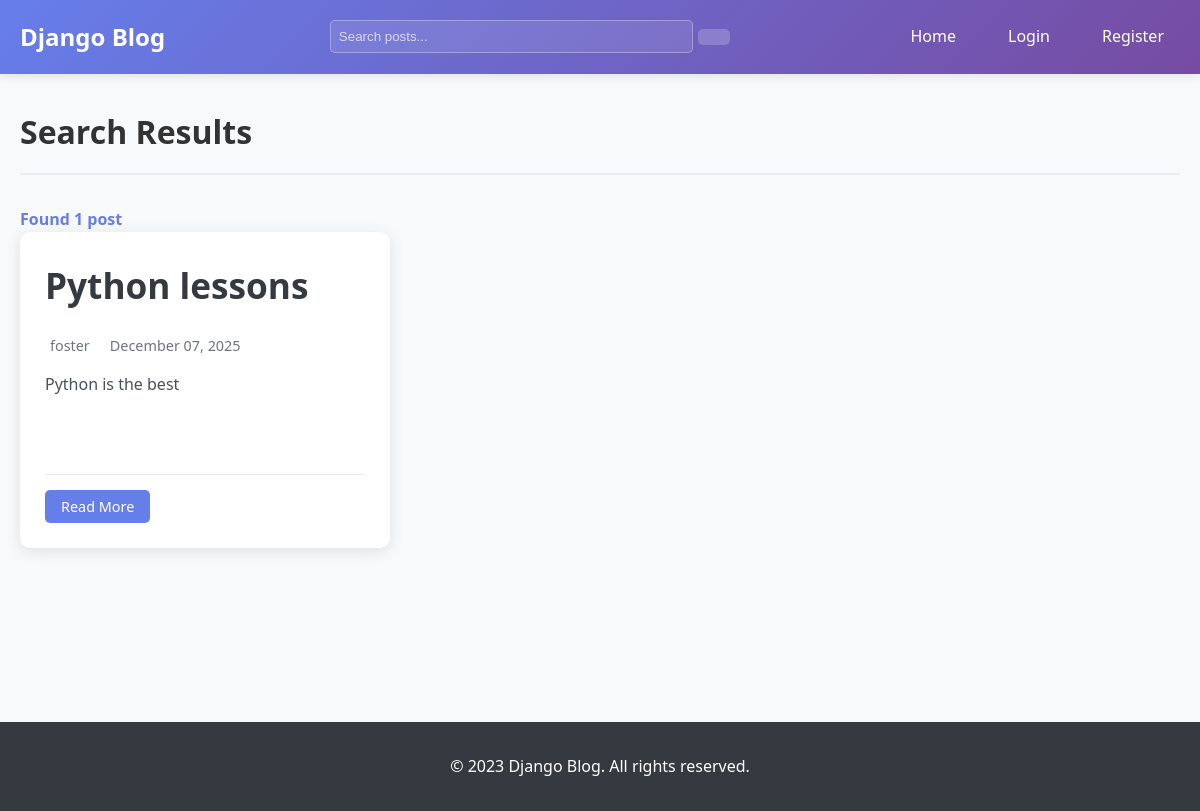
The app's page /search/ with its own data.
### blog/models.py (models this page shows, shortened)
class Post(models.Model):
    title = models.CharField(max_length=200)
    content = models.TextField()
    published_date = models.DateTimeField(default=timezone.now)
    author = models.ForeignKey(User, on_delete=models.CASCADE)
    updated_date = models.DateTimeField(auto_now=True)
    tags = models.ManyToManyField('Tag', related_name='posts', blank=True)
    taggit_tags = TaggableManager(blank=True, related_name='tagged_posts')  # django-taggit integration
    def excerpt(self):
        return self.content[:150] + "..." if len(self.content) > 150 else self.content
    class Meta:
        ordering = ['-published_date']

### blog/views.py (the view)
# urls.py: path('search/', views.search_posts, name='search_posts'),
def search_posts(request):
    query = request.GET.get('q', '')
    posts = Post.objects.all()
    if query:
        posts = posts.filter(
            Q(title__icontains=query) |
            Q(content__icontains=query) |
            Q(tags__name__icontains=query)
        ).distinct()
    context = {
        'posts': posts,
        'query': query,
    }
    return render(request, 'blog/search_results.html', context)

### blog/templates/blog/search_results.html (shortened to what this page needs)
{% extends 'blog/base.html' %}
{% block content %}
<div class="search-results-container">
  <div class="search-header">
    <h1> Search Results</h1>
  </div>
  {% if posts %}
  <p class="results-count">Found {{ posts.count }} post{{ posts.count|pluralize }}</p>
  <div class="post-grid">
    {% for post in posts %}
    <div class="post-card">
      <div class="post-card-header">
        <h2 class="post-title">
          <a href="{% url 'post_detail' pk=post.pk %}">{{ post.title }}</a>
        </h2>
        <div class="post-meta">
          <span class="post-author">
             {{ post.author.username }}
          </span>
          <span class="post-date">
             {{ post.published_date|date:"F d, Y" }}
          </span>
        </div>
      </div>
      <div class="post-excerpt">
        <p>{{ post.excerpt }}</p>
      </div>
      <div class="post-tags-inline">
      </div>
      <div class="post-card-footer">
        <a href="{% url 'post_detail' pk=post.pk %}" class="btn btn-sm">
           Read More
        </a>
      </div>
    </div>
    {% endfor %}
  </div>
  {% endif %}
</div>
{% endblock %}

### blog/static/blog/css/style.css (style rules this page uses)
* { margin: 0; padding: 0; box-sizing: border-box; }
body { font-family: 'Segoe UI', Tahoma, Geneva, Verdana, sans-serif; line-height: 1.6; color: #333; background-color: #f8f9fa; }
.btn { display: inline-block; padding: 0.5rem 1.5rem; background: #667eea; color: white; text-decoration: none; border-radius: 5px; border: none; cursor: pointer; transition: background-color 0.3s; }
.btn-sm { padding: 0.3rem 1rem; font-size: 0.9rem; }
.post-grid { display: grid; gap: 25px; grid-template-columns: repeat(auto-fill, minmax(350px, 1fr)); }
.post-card { background: white; border-radius: 10px; box-shadow: 0 3px 15px rgba(0, 0, 0, 0.1); padding: 25px; transition: transform 0.3s, box-shadow 0.3s; display: flex; flex-direction: column; height: 100%; }
.post-card-header { margin-bottom: 15px; }
.post-title { margin: 0 0 10px 0; font-size: 1.4rem; }
.post-title a { color: #343a40; text-decoration: none; transition: color 0.3s; }
.post-meta { display: flex; gap: 15px; font-size: 0.9rem; color: #6c757d; }
.post-excerpt { flex-grow: 1; margin-bottom: 20px; color: #495057; line-height: 1.6; }
.post-card-footer { display: flex; justify-content: space-between; align-items: center; padding-top: 15px; border-top: 1px solid #e9ecef; }
.post-title { font-size: 2.2rem; margin-bottom: 20px; color: #343a40; }
.post-date, .updated-date { font-size: 0.9rem; color: #6c757d; }
.post-tags-inline { margin: 1rem 0; min-height: 25px; }
.search-results-container, .tag-posts-container { padding: 2rem 0; }
.search-header, .tag-header { margin-bottom: 2rem; padding-bottom: 1rem; border-bottom: 2px solid #e9ecef; }
.results-count, .tag-count { color: #667eea; font-weight: bold; }

### records on screen
Post: title "Python lessons", author.username "foster", published_date "December 07, 2025", excerpt "Python is the best"

### other values on screen
{{ posts.count }} "1"
